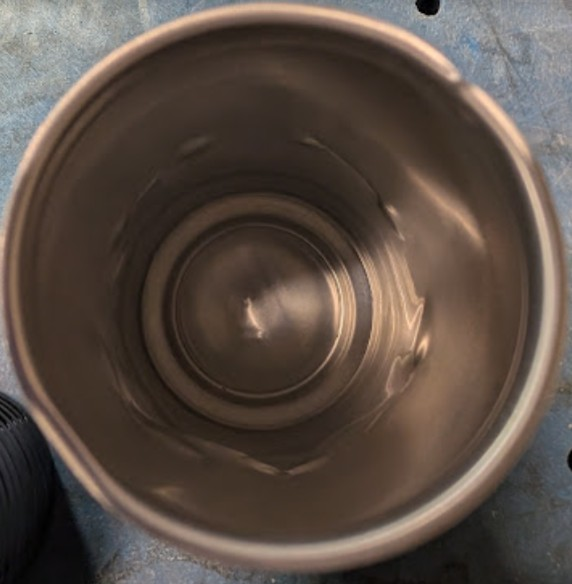
#> input picture can_top.jpg, 572 x 584 px, given in place of the camera
$ python can_test.py
#> lines starting #> are read from the running program, lines starting #| are printed output that depends on the picture; after the words box and inside, x2 and y2 are one past the last pixel; in counts of white or black regions, pixels touching at a corner belong together
import cv2
import time
import numpy as np
from pathlib import Path

cap = cv2.VideoCapture(0)
cap.set(cv2.CAP_PROP_FPS, 20)
time.sleep(1)

PROJECT_DIR = Path(__file__).resolve().parent
subfolder = PROJECT_DIR / "test_images"
subfolder.mkdir(parents=True, exist_ok=True)

square_size = 1000
cooldown_time = 3
last_taken = 0
image_count = 0

print("Press 'q' to quit.")

#object_detector = cv2.createBackgroundSubtractorMOG2(history=25, varThreshold=100, detectShadows=False)

while True:
    ret, frame = cap.read()
#> frame is the input picture: shape (584, 572, 3); mean B, G, R 69.3, 77.8, 90.3
    if not ret:
        break

    og_frame = frame.copy()
    height, width, _ = frame.shape
#> height = 584; width = 572

    x1 = (width - square_size) // 2
#> x1 = -214
    y1 = (height - square_size) // 2
#> y1 = -208
    x2 = x1 + square_size
#> x2 = 786
    y2 = y1 + square_size
#> y2 = 792

    cv2.rectangle(frame, (x1, y1), (x2, y2), (0, 255, 0), 2)

    roi = frame[y1:y2, x1:x2]
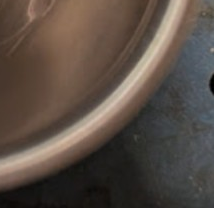
#> roi: shape (208, 214, 3); mean B, G, R 69.2, 77.8, 89.7

    gray_roi = cv2.cvtColor(roi, cv2.COLOR_BGR2GRAY)
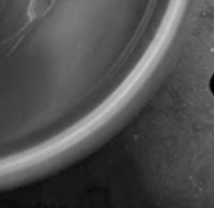
#> gray_roi: shape (208, 214); min 0, max 204, mean 80.4
    blurred = cv2.GaussianBlur(gray_roi, (5, 5), 0)
    mask = cv2.Canny(blurred, 50, 200)
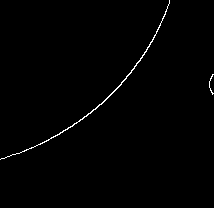
#> mask: shape (208, 214); 0.75% white in thin lines or dots, all inside (x1, y1, x2, y2) = (0, 0, 214, 160)
    cnts, _ = cv2.findContours(mask, cv2.RETR_EXTERNAL, cv2.CHAIN_APPROX_SIMPLE)
#> cnts = 2 contours, 1 with area under 20; largest, box (x1, y1, x2, y2) and area: (0, 0, 170, 160) 104

    if cnts:
        # Find the largest contour directly once
        c = max(cnts, key=cv2.contourArea)
#> c = contour of 262 points, box (x1, y1, x2, y2) (0, 0, 170, 160), area 104
        area = cv2.contourArea(c)
#> area = 103.5
        print(area)
#| 103.5
        if area > 400:
            perimeter = cv2.arcLength(c, True)

            # Calculate the circularity
            circularity = (4 * np.pi * area) / (perimeter ** 2) if perimeter > 0 else 0

            print(f"Circularity: {circularity:.2f}, Area: {area}")

            if circularity > 0.85:
                current_time = time.time()
                image_count += 1
                print(f"{image_count}. Circle Seen")

                if current_time - last_taken > cooldown_time:
                    cv2.rectangle(frame, (x1, y1), (x2, y2), (0, 0, 255), 4)

                    filename = f"can_{int(current_time)}.jpg"
                    filepath = subfolder / filename

                    # Convert Path to string for safe cross-version compatibility
                    cv2.imwrite(str(filepath), og_frame)
                    print(f"Picture saved as {filename}")

                    last_taken = current_time

    # Resize mask for side-by-side display
    h1, w1 = frame.shape[:2]
#> h1 = 584; w1 = 572
    new_w1 = int(mask.shape[1] * h1 / mask.shape[0])
#> new_w1 = 600
    mask_resized = cv2.resize(mask, (new_w1, h1), interpolation=cv2.INTER_AREA)
    mask_resized = cv2.cvtColor(mask_resized, cv2.COLOR_GRAY2BGR)
#> mask_resized: shape (584, 600, 3)

    result = cv2.hconcat([frame, mask_resized])
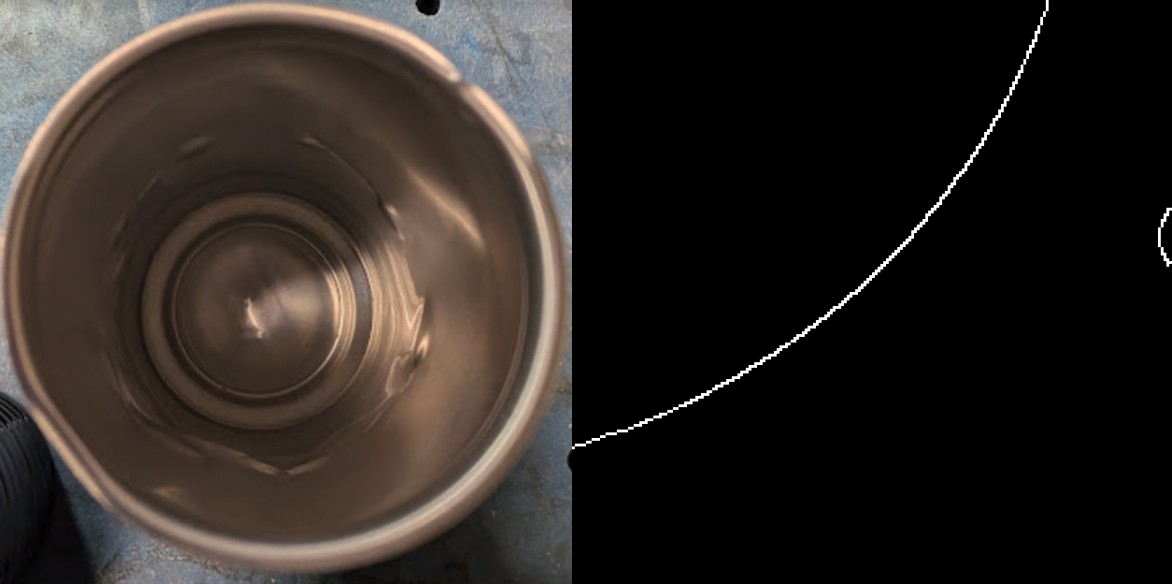
#> result: shape (584, 1172, 3); mean B, G, R 34.8, 38.9, 45.1

    result_w = int(result.shape[1] * 0.5)
#> result_w = 586
    result_h = int(result.shape[0] * 0.5)
#> result_h = 292

    resized_result = cv2.resize(result, (result_w, result_h), interpolation=cv2.INTER_AREA)

    cv2.imshow("Can Detector", resized_result)

    if cv2.waitKey(1) & 0xFF == ord('q'):
#> (key q is pressed here)
        break

cap.release()
cv2.destroyAllWindows()
